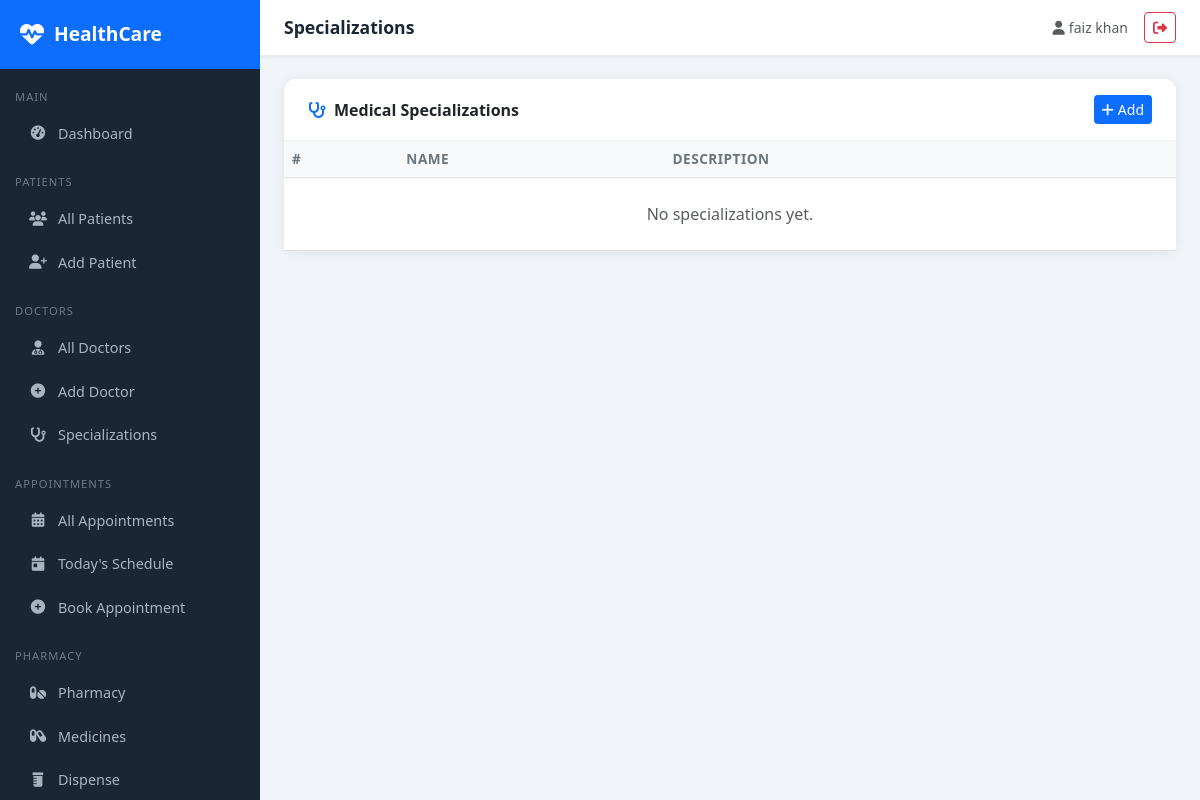
The app's page /doctors/specializations/ (signed in), older data.
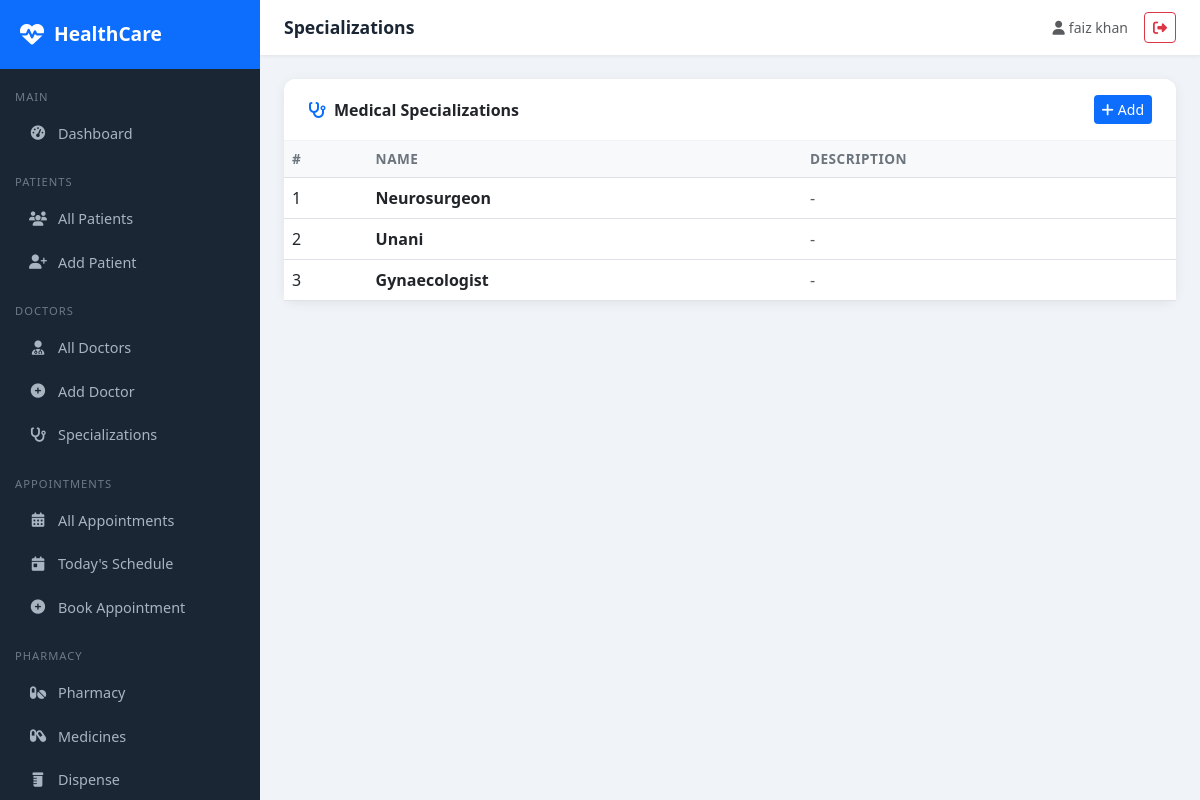
The same page, newer data.
### healthcare_dashboard/doctors/models.py (models this page shows, shortened)
class Specialization(models.Model):
    name = models.CharField(max_length=100, unique=True)
    description = models.TextField(blank=True)

### healthcare_dashboard/doctors/views.py (the view)
# urls.py: path('specializations/', views.specialization_list, name='specialization_list'),
@login_required
def specialization_list(request):
    specializations = Specialization.objects.all()
    return render(request, 'doctors/specialization_list.html', {'specializations': specializations})

### healthcare_dashboard/templates/doctors/specialization_list.html (shortened to what this page needs)
{% extends 'base/base.html' %}
{% block page_title %}Specializations{% endblock %}
{% block content %}
<div class="card">
<div class="card-header py-3 px-4 d-flex justify-content-between align-items-center">
<span><i class="fas fa-stethoscope text-primary me-2"></i>Medical
Specializations</span>
<a href="{% url 'specialization_create' %}" class="btn btn-primary btn-sm"><i
class="fas fa-plus me-1"></i>Add</a>
</div>
<div class="card-body p-0">
<table class="table table-hover mb-0">
<thead><tr><th>#</th><th>Name</th><th>Description</th></tr></thead>
<tbody>
{% for s in specializations %}
<tr><td>{{ forloop.counter }}</td><td class="fw-semibold">{{ s.name }}</td><td
class="text-muted">{{ s.description|default:"-" }}</td></tr>
{% empty %}
<tr><td colspan="3" class="text-center text-muted py-4">No specializations
yet.</td></tr>
{% endfor %}
</tbody>
</table>
</div>
</div>
{% endblock %}

Row changes from the older to the newer data that the page shows:
added Specialization: name "Neurosurgeon", description "-"
added Specialization: name "Unani", description "-"
added Specialization: name "Gynaecologist", description "-"
Text that changed along with them:
text no longer shown: "No specializations yet."
